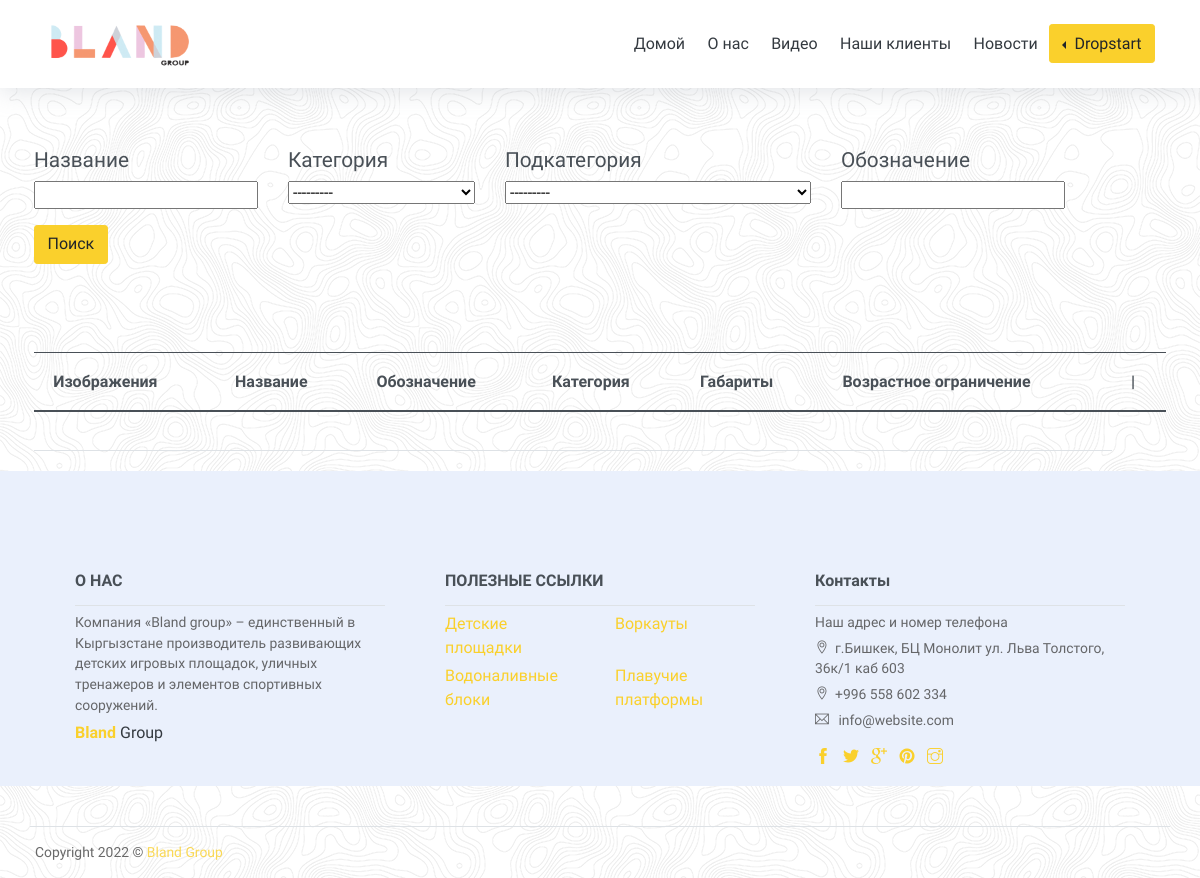
The page /product on the database as committed earlier.
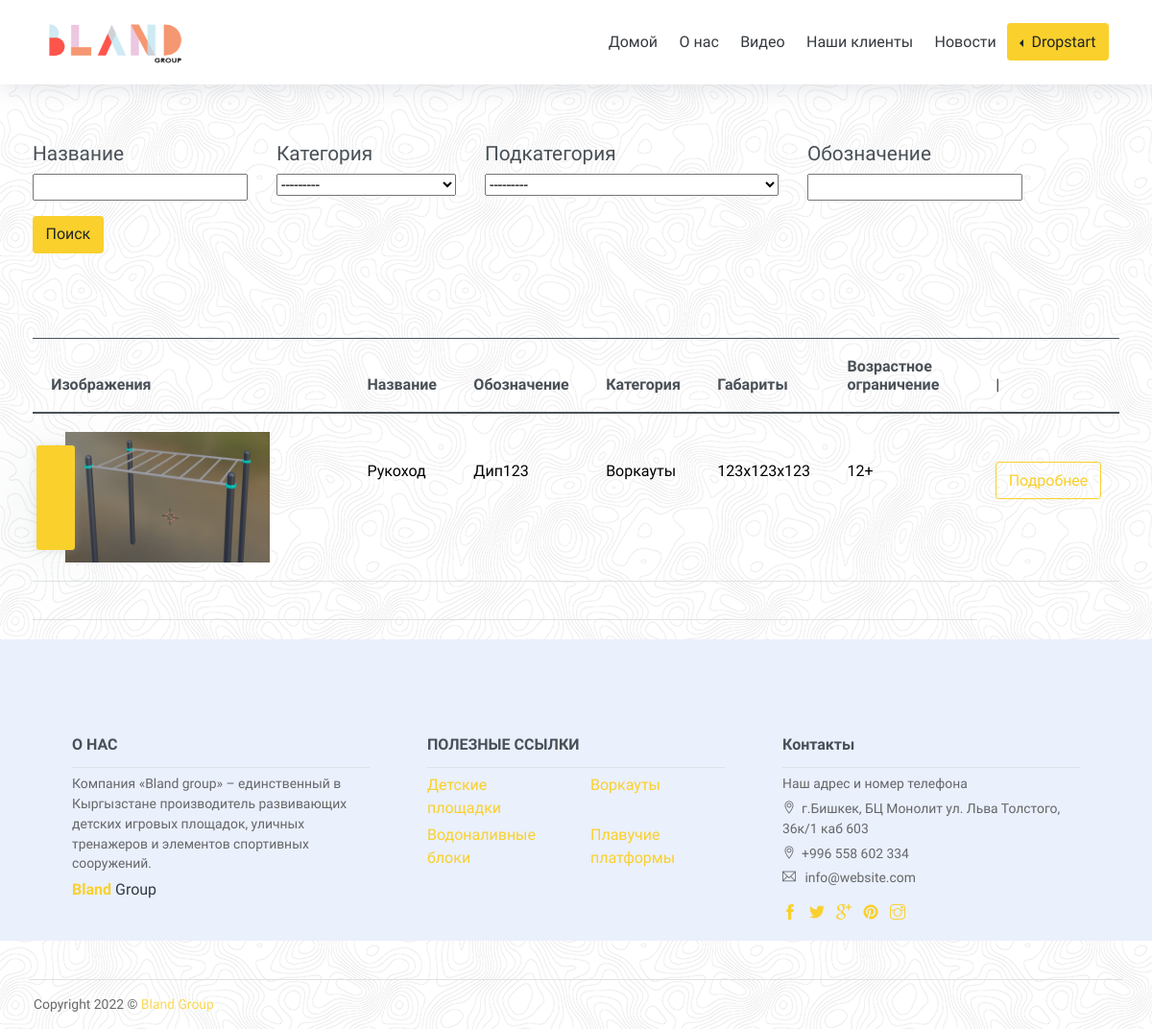
The same page on the database as committed later.
### server/models.py (models this page shows, shortened)
class Category(models.Model):
    title = models.CharField(max_length=100)
    def __str__(self):
        return f"{self.title}"
    class Meta:
        verbose_name = 'Категория'
        verbose_name_plural = 'Категории'

class Product(models.Model):
    title = models.CharField(max_length=255)
    description = models.TextField()
    gLTF = models.FileField(upload_to='files/')
    date = models.DateTimeField(auto_now_add=True)
    height = models.CharField(max_length=100)
    width = models.CharField(max_length=100)
    length = models.CharField(max_length=100)
    mini_title = models.CharField(max_length=255)
    material = models.CharField(max_length=255)
    category = models.ForeignKey(Category, on_delete=models.CASCADE)
    subcategory = models.ForeignKey(Subcategory, on_delete=models.CASCADE, blank=True, null=True)
    price = models.IntegerField()
    age_limit = models.IntegerField()
    image = models.ImageField(upload_to='images/product')
    class Meta:
        ordering = ['-date']
        verbose_name = 'Продукт'
        verbose_name_plural = 'Продукты'

### server/views.py (the view)
# urls.py: path('product', product_list, name='product_list'),
def product_list(request):
    products = Product.objects.all()
    filter = ProductFilter(request.GET, queryset=products)
    products = filter.qs
    return render(request, 'products.html', {'products': products, 'cart_product_form': CartAddProductForm, 'productfilter': filter, 'categories': Category.objects.all(), 'subcategories': Subcategory.objects.all()})

### server/models.py (called while the page is built)
    def __str__(self):
        return f'{self.title}'

### server/templates/products.html (shortened to what this page needs)
{% extends 'base.html' %}
{% load static %}
{% block content %}
<br>
<br>
<br>
<br>
<br>
<br>
<div class="container p-1">
<form class="row g-3">
  <div class="col-auto">
    <h5>Название</h5>
    {{ productfilter.form.title }}
  </div>
  <div class="col-auto">
    <h5>Категория</h5>
    {{ productfilter.form.category }}
  </div>
  <div class="col-auto">
    <h5>Подкатегория</h5>
    {{ productfilter.form.subcategory }}
  </div>
  <div class="col-auto">
    <h5>Обозначение</h5>
    {{ productfilter.form.mini_title }}
  </div>
  <div class="col-auto">
    <button type="submit" class="btn btn-primary mb-3">Поиск</button>
  </div>
</form>
    <br>
    <br>
    <br>
<table class="table">
         <thead>
            <tr>
               <th scope="col">Изображения</th>
               <th scope="col">Название</th>
               <th scope="col">Обозначение</th>
               <th scope="col">Категория</th>
               <th scope="col">Габариты</th>
               <th scope="col">Возрастное ограничение</th>
               <th scope="col">|</th>
            </tr>
         </thead>
         <tbody>
         {% for i in products %}
            <tr>
               <th scope="row"><div class="col-md-10">
                    <div class="img-wrapper">
                        <div class="after" style="width: 40px"></div>
                        <img src="{{ i.image.url }}" class="w-100" alt="About us">
                    </div>
                </div>
               </th>
               <td style='padding-top: 50px'><a style="color: black" href="{% url 'product_detail' i.pk %}">{{ i.title }}</a></td>
               <td style="padding-top: 50px"><a style="color: black" href="{% url 'product_detail' i.pk %}">{{ i.mini_title }}</a></td>
               <td style="padding-top: 50px"><a style="color: black" href="{% url 'product_detail' i.pk %}">{{ i.category }}</a></td>
               <td style="padding-top: 50px"><a style="color: black" href="{% url 'product_detail' i.pk %}">{{ i.height }}x{{ i.width }}x{{ i.length }}</a></td>
               <td style="padding-top: 50px"><a style="color: black" href="{% url 'product_detail' i.pk %}">{{ i.age_limit }}+</a></td>
               <td style="padding-top: 50px"><a class="btn btn-outline-primary" href="{% url 'product_detail' i.pk %}">Подробнее</a></td>
            </tr>
         {% endfor %}
         <tr>
               <th scope="row"></th>
               <td></td>
               <td></td>
               <td></td>
               <td></td>
               <td></td>
            </tr>
         </tbody>
      </table>
</div>
{% endblock %}

### server/templates/base.html (shortened to what this page needs)
{% load static %}
<html lang="en">
<head>
    <link href="https://cdn.jsdelivr.net/npm/bootstrap@5.2.0-beta1/dist/css/bootstrap.min.css" rel="stylesheet">
    <link rel="stylesheet" href="{% static '/vendors/themify-icons/css/themify-icons.css' %}">
    <link href="https://cdn.jsdelivr.net/npm/bootstrap@5.2.0-beta1/dist/css/bootstrap.min.css" rel="stylesheet">
	<link rel="stylesheet" href="{% static '/css/creative-design.css' %}">
</head>
<body data-spy="scroll" data-target=".navbar" data-offset="40" id="home">
    <nav id="scrollspy" class="navbar page-navbar navbar-light navbar-expand-md fixed-top affix"{% block header %} {% endblock %}>
        <div class="container">
            <a class="navbar-brand" href="/"><img style="width: 150px" src="{% static 'imgs/logo.png' %}" alt=""></a>
            <div class="collapse navbar-collapse" id="navbarSupportedContent">
                <ul class="navbar-nav ml-auto">
                    <li class="nav-item">
                        <a class="nav-link" href="/">Домой</a>
                    </li>
                    <li class="nav-item">
                        <a class="nav-link" href="#about">О нас</a>
                    </li>
                    <li class="nav-item">
                        <a class="nav-link" href="#features">Видео</a>
                    </li>
                    <li class="nav-item">
                        <a class="nav-link" href="#testmonial">Наши клиенты</a>
                    </li>
                    <li class="nav-item">
                        <a class="nav-link" href="{% url 'news' %}">Новости</a>
                    </li>
                    <li class="nav-item dropdown">
                        <div class="btn-group dropstart">
                      <button type="button" class="btn btn-primary dropdown-toggle" data-bs-toggle="dropdown" aria-expanded="false">
                        Dropstart
                      </button>
                        </div>
                      </ul>
            </div>
        </div>
    </nav>
{% block content %}
{% endblock %}
            <section class="pb-0">
                    <div class="container">
                        <div class="pre-footer">
                            <ul class="list">
                                <li class="list-head">
                                    <h6 class="font-weight-bold">О НАС</h6>
                                </li>
                                <li class="list-body">
                                    <p>Компания «Bland group» – единственный в Кыргызстане производитель развивающих детских игровых площадок, уличных тренажеров и элементов спортивных сооружений. </p>
                                    <a href="#"><strong class="text-primary">Bland</strong> <span class="text-dark">Group</span></a>
                                </li>
                            </ul>
                            <ul class="list">
                                <li class="list-head">
                                    <h6 class="font-weight-bold">ПОЛЕЗНЫЕ ССЫЛКИ</h6>
                                </li>
                                <li class="list-body">
                                    <div class="row">
                                        {% for i in categories %}
                                        <div class="col">
                                            <a href="{% url 'product_list' %}?category={{ i.id }}">{{ i.title }}</a>
                                        </div>
                                        {% endfor %}
                                    </div>
                                </li>
                            </ul>
                            <ul class="list">
                                <li class="list-head">
                                    <h6 class="font-weight-bold">Контакты</h6>
                                </li>
                                <li class="list-body">
                                    <p>Наш адрес и номер телефона</p>
                                    <p><i class="ti-location-pin"></i>г.Бишкек, БЦ Монолит ул. Льва Толстого, 36к/1 каб 603</p>
                                    <p><i class="ti-location-pin"></i>+996 558 602 334</p>
                                    <p><i class="ti-email"></i>  info@website.com</p>
                                    <div class="social-links">
                                        <a href="https://www.facebook.com/blandgroupkg/" class="link"><i class="ti-facebook"></i></a>
                                        <a href="javascript:void(0)" class="link"><i class="ti-twitter-alt"></i></a>
                                        <a href="javascript:void(0)" class="link"><i class="ti-google"></i></a>
                                        <a href="javascript:void(0)" class="link"><i class="ti-pinterest-alt"></i></a>
                                        <a href="https://www.instagram.com/blandgroup/" class="link"><i class="ti-instagram"></i></a>
                                    </div>
                                </li>
                            </ul>
                        </div>
                    </div>
                </section>
            <footer class="footer">
                <p>Copyright <script>document.write(new Date().getFullYear())</script> &copy; <a href="/">Bland Group</a></p>
            </footer>
</body>
</html>

Rows that differ between the two databases and show on the page:
added Product: image (picture), title "Рукоход", mini_title "Дип123", category "Воркауты", height "123", width "123", length "123", age_limit "12"
